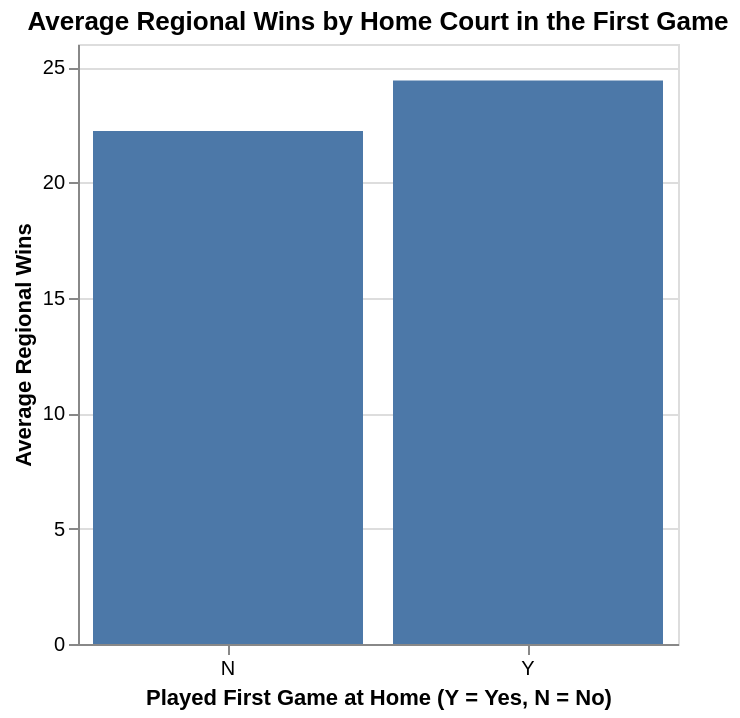

Here is the notebook cell this chart was saved with:
### Markdown cell above
This histogram show the distribution of regional wins for teams that played their first game at home and teams that didn't. It is relavent because regional wins is one of the predictors and home court is the outcome of it. If the bar is shifted toward higher win totals, temas with more wins are more likely to host, so wins should help the model distinguish the two groups.

### Code cell
viz1 = alt.Chart(basketball_data_tidy).mark_bar().encode(
    x=alt.X("first_game_at_home:N", title="Played First Game at Home (Y = Yes, N = No)",
            axis=alt.Axis(labelAngle=0)),
    y=alt.Y("mean(reg_wins):Q", title="Average Regional Wins")
).properties(
    title="Average Regional Wins by Home Court in the First Game",
    width=300,
    height=300
)
viz1

### Figure 1 — Vega-Lite specification as saved in the notebook (floating-point values rounded to 4 significant figures; data arrays with more than 128 entries replaced by an {"elided": "..."} marker saying what was removed)
{"config": {"view": {"continuousWidth": 300, "continuousHeight": 300}}, "data": {"name": "data-c567b3bebc29907a37d30b5965d94622"}, "mark": {"type": "bar"}, "encoding": {"x": {"axis": {"labelAngle": 0}, "field": "first_game_at_home", "title": "Played First Game at Home (Y = Yes, N = No)", "type": "nominal"}, "y": {"aggregate": "mean", "field": "reg_wins", "title": "Average Regional Wins", "type": "quantitative"}}, "height": 300, "title": "Average Regional Wins by Home Court in the First Game", "width": 300, "$schema": "https://vega.github.io/schema/vega-lite/v5.20.1.json", "datasets": {"data-c567b3bebc29907a37d30b5965d94622": {"elided": "2092 records"}}}
